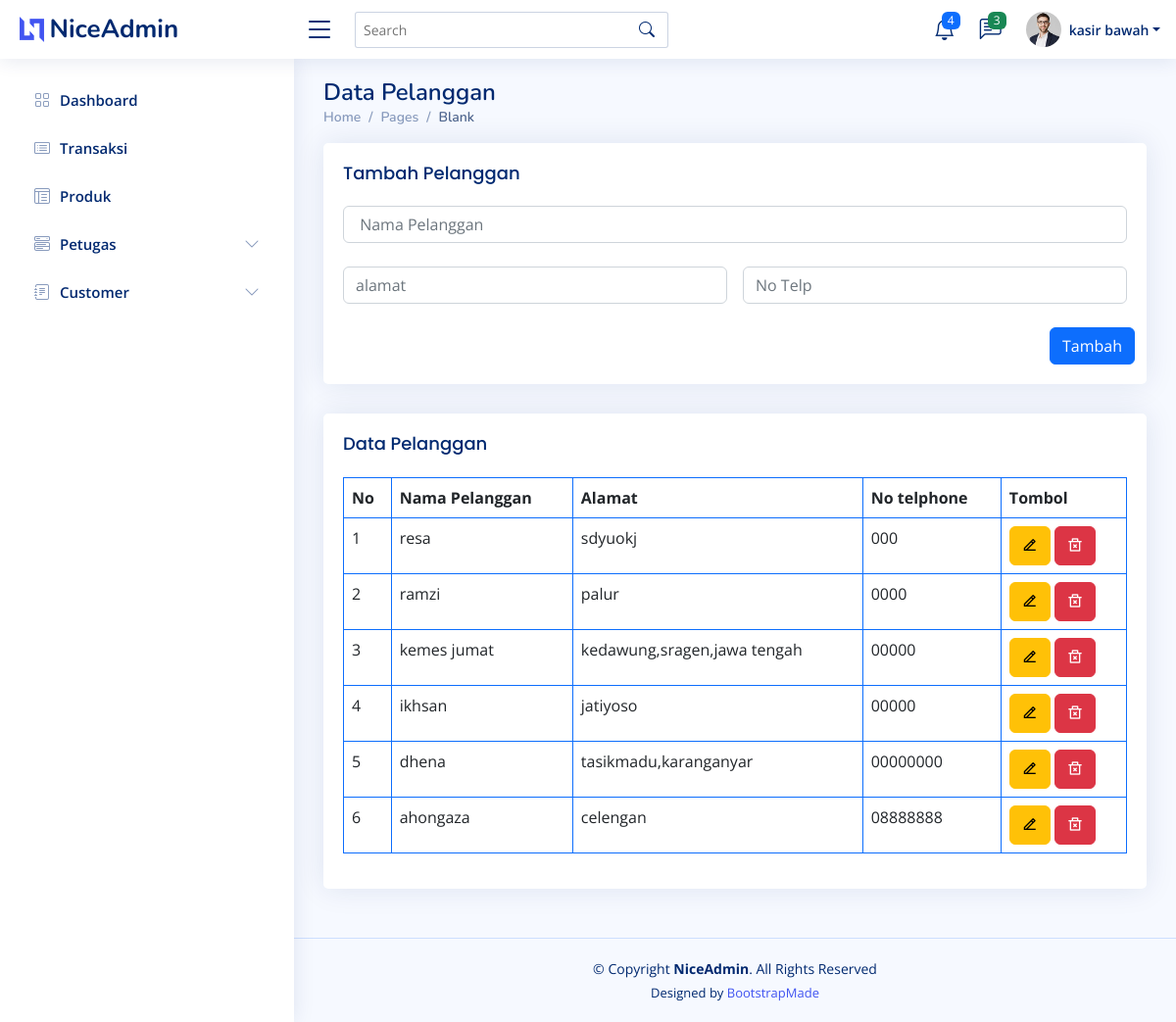
Page /pelanggan.php (signed in) on the committed database.
### tables this page shows
CREATE TABLE `pelanggan` (
  `id_plg` int(11) NOT NULL,
  `nama_plg` varchar(30) NOT NULL,
  `alamat` varchar(50) NOT NULL,
  `no_tlp` varchar(20) NOT NULL
);

### pelanggan.php (the view, shortened to what this page needs)
<?php
require_once('koneksi.php');
?>
<!DOCTYPE html>
<html lang="en">
<head>
    <?php
    require_once('assets/layout/css.php');
    ?>
</head>
<body>
    <header id="header" class="header fixed-top d-flex align-items-center">
        <?php
        require_once('assets/layout/navbar.php');
        ?>
    </header>
    <?php
    require_once('assets/layout/sidebar.php');
    ?>
    <main id="main" class="main">
        <div class="pagetitle">
            <h1>Data Pelanggan</h1>
            <nav>
                <ol class="breadcrumb">
                    <li class="breadcrumb-item"><a href="index.html">Home</a></li>
                    <li class="breadcrumb-item">Pages</li>
                    <li class="breadcrumb-item active">Blank</li>
                </ol>
            </nav>
        </div>
        <section class="section">
            <div class="row">
                <div class="col-lg-12">
                    <div class="card">
                        <div class="card-body">
                            <h5 class="card-title">Tambah Pelanggan</h5>
                            <form class="row g-3" action="pelanggan_function.php" method="post">
                                <div class="col-md-12 mb-2">
                                    <input type="text" class="form-control" name="nama_plg" placeholder=" Nama Pelanggan">
                                </div>
                                <div class="col-md-6 mb-2">
                                    <input type="text" class="form-control" name=" alamat" placeholder="alamat">
                                </div>
                                <div class="col-md-6 mb-2">
                                    <input type="number" class="form-control" name=" no_tlp" placeholder="No Telp">
                                </div>
                                <div class="modal-footer">
                                    <button type="submit" class="btn btn-primary" name="tambah_pelanggan">Tambah </button>
                                </div>
                            </form>
                        </div>
                    </div>
                </div>
                <div class="col-lg-12">
                    <div class="card">
                        <div class="card-body">
                            <h5 class="card-title">Data Pelanggan</h5>
                            <table class="table table-bordered border-primary">
                                <thead>
                                    <tr>
                                        <th scope="col">No</th>
                                        <th scope="col">Nama Pelanggan</th>
                                        <th scope="col">Alamat</th>
                                        <th scope="col">No telphone</th>
                                        <th scope="col">Tombol</th>
                                    </tr>
                                </thead>
                                <tbody>
                                    <?php
                                    $ambilsemuadata = mysqli_query($conn,  "select * from pelanggan order by nama_plg DESC ");
                                    $no = 1;
                                    while ($data = mysqli_fetch_array($ambilsemuadata)) {
                                        $id_plg = $data['id_plg'];
                                        $nama = $data['nama_plg'];
                                        $alamat = $data['alamat'];
                                        $no_tlp = $data['no_tlp'];
                                    ?>
                                        <tr>
                                            <td><?= $no++; ?></td>
                                            <td><?= $nama; ?></td>
                                            <td><?= $alamat; ?></td>
                                            <td><?= $no_tlp; ?></td>
                                            <td>
                                                <button type="button" class="btn btn-warning" data-bs-toggle="modal" data-bs-target="#Edit<?= $id_plg; ?>"><i class=" ri-edit-2-line"></i></button>
                                                <a onclick="return confirm('Apakah anda yakin ingin menghapus?')" class="btn btn-danger" href="pelanggan_function.php?hapus_plg=<?= $id_plg ?>"><i class=" ri-delete-bin-2-line"></i></a>
                                            </td>
                                        </tr>
                                    <?php } ?>
                                </tbody>
                            </table>
                        </div>
                    </div>
                </div>
            </div>
        </section>
    </main>
    <footer id="footer" class="footer">
        <div class="copyright">
            &copy; Copyright <strong><span>NiceAdmin</span></strong>. All Rights Reserved
        </div>
        <div class="credits">
            Designed by <a href="https://bootstrapmade.com/">BootstrapMade</a>
        </div>
    </footer>
</body>
</html>

### assets/layout/css.php (shortened to what this page needs)
<link href="assets/vendor/bootstrap/css/bootstrap.min.css" rel="stylesheet">
<link href="assets/vendor/bootstrap-icons/bootstrap-icons.css" rel="stylesheet">
<link href="assets/vendor/boxicons/css/boxicons.min.css" rel="stylesheet">
<link href="assets/vendor/quill/quill.snow.css" rel="stylesheet">
<link href="assets/vendor/quill/quill.bubble.css" rel="stylesheet">
<link href="assets/vendor/remixicon/remixicon.css" rel="stylesheet">
<link href="assets/vendor/simple-datatables/style.css" rel="stylesheet">
<link href="assets/css/style.css" rel="stylesheet">

### assets/layout/navbar.php (shortened to what this page needs)
<div class="d-flex align-items-center justify-content-between">
      <a href="index.html" class="logo d-flex align-items-center">
        <img src="assets/img/logo.png" alt="">
        <span class="d-none d-lg-block">NiceAdmin</span>
      </a>
      <i class="bi bi-list toggle-sidebar-btn"></i>
    </div>
    <div class="search-bar">
      <form class="search-form d-flex align-items-center" method="POST" action="#">
        <input type="text" name="query" placeholder="Search" title="Enter search keyword">
        <button type="submit" title="Search"><i class="bi bi-search"></i></button>
      </form>
    </div>
    <nav class="header-nav ms-auto">
      <ul class="d-flex align-items-center">
        <li class="nav-item dropdown">
          <a class="nav-link nav-icon" href="#" data-bs-toggle="dropdown">
            <i class="bi bi-bell"></i>
            <span class="badge bg-primary badge-number">4</span>
          </a>
        </li>
        <li class="nav-item dropdown">
          <a class="nav-link nav-icon" href="#" data-bs-toggle="dropdown">
            <i class="bi bi-chat-left-text"></i>
            <span class="badge bg-success badge-number">3</span>
          </a>
        </li>
        <li class="nav-item dropdown pe-3">
          <a class="nav-link nav-profile d-flex align-items-center pe-0" href="#" data-bs-toggle="dropdown">
            <img src="assets/img/profile-img.jpg" alt="Profile" class="rounded-circle">
            <span class="d-none d-md-block dropdown-toggle ps-2"><?= $_SESSION['username']; ?></span>
          </a>
        </li>
      </ul>
    </nav>

### assets/layout/sidebar.php (shortened to what this page needs)
<aside id="sidebar" class="sidebar">
  <ul class="sidebar-nav" id="sidebar-nav">
    <li class="nav-item">
      <a class="nav-link collapsed" href="index.php">
        <i class="bi bi-grid"></i>
        <span>Dashboard</span>
      </a>
    </li>
    <li class="nav-item">
      <a class="nav-link collapsed" href="pembelian.php">
        <i class="bi bi-card-list"></i>
        <span>Transaksi</span>
      </a>
    </li>
    <?php if (($_SESSION['level'] == "admin")) { ?>
      <li class="nav-item">
        <a class="nav-link collapsed" href="produk.php">
          <i class="bi bi-layout-text-window-reverse"></i>
          <span>Produk</span>
        </a>
      </li>
      <li class="nav-item">
        <a class="nav-link collapsed" data-bs-target="#components-nav" data-bs-toggle="collapse">
          <i class="bi bi-menu-button-wide"></i><span>Petugas</span><i class="bi bi-chevron-down ms-auto"></i>
        </a>
      </li>
      <li class="nav-item">
        <a class="nav-link collapsed" data-bs-target="#forms-nav" data-bs-toggle="collapse" href="#">
          <i class="bi bi-journal-text"></i><span>Customer</span><i class="bi bi-chevron-down ms-auto"></i>
        </a>
      </li>
    <?php } ?>
  </ul>
</aside>

### assets/css/style.css (style rules this page uses)
:root { scroll-behavior: smooth; }
body { font-family: "Open Sans", sans-serif; background: #f6f9ff; color: #444444; }
a { color: #4154f1; text-decoration: none; }
h1, h2, h3, h4, h5, h6 { font-family: "Nunito", sans-serif; }
#main { margin-top: 60px; padding: 20px 30px; transition: all 0.3s; }
.pagetitle { margin-bottom: 10px; }
.pagetitle h1 { font-size: 24px; margin-bottom: 0; font-weight: 600; color: #012970; }
.card { margin-bottom: 30px; border: none; border-radius: 5px; box-shadow: 0px 0 30px rgba(1, 41, 112, 0.1); }
.card-title { padding: 20px 0 15px 0; font-size: 18px; font-weight: 500; color: #012970; font-family: "Poppins", sans-serif; }
.card-body { padding: 0 20px 20px 20px; }
.breadcrumb { font-size: 14px; font-family: "Nunito", sans-serif; color: #899bbd; font-weight: 600; }
.breadcrumb a { color: #899bbd; transition: 0.3s; }
.breadcrumb .breadcrumb-item::before { color: #899bbd; }
.breadcrumb .active { color: #51678f; font-weight: 600; }
.logo { line-height: 1; }
@media (min-width: 1200px) { .logo { width: 280px; } }
.logo img { max-height: 26px; margin-right: 6px; }
.logo span { font-size: 26px; font-weight: 700; color: #012970; font-family: "Nunito", sans-serif; }
.header { transition: all 0.5s; z-index: 997; height: 60px; box-shadow: 0px 2px 20px rgba(1, 41, 112, 0.1); background-color: #fff; padding-left: 20px; }
.header .toggle-sidebar-btn { font-size: 32px; padding-left: 10px; cursor: pointer; color: #012970; }
.header .search-bar { min-width: 360px; padding: 0 20px; }
.header .search-form { width: 100%; }
.header .search-form input { border: 0; font-size: 14px; color: #012970; border: 1px solid rgba(1, 41, 112, 0.2); padding: 7px 38px 7px 8px; border-radius: 3px; transition: 0.3s; width: 100%; }
.header .search-form button { border: 0; padding: 0; margin-left: -30px; background: none; }
.header .search-form button i { color: #012970; }
.header-nav ul { list-style: none; }
.header-nav>ul { margin: 0; padding: 0; }
.header-nav .nav-icon { font-size: 22px; color: #012970; margin-right: 25px; position: relative; }
.header-nav .nav-profile { color: #012970; }
.header-nav .nav-profile img { max-height: 36px; }
.header-nav .nav-profile span { font-size: 14px; font-weight: 600; }
.header-nav .badge-number { position: absolute; inset: -2px -5px auto auto; font-weight: normal; font-size: 12px; padding: 3px 6px; }
.sidebar { position: fixed; top: 60px; left: 0; bottom: 0; width: 300px; z-index: 996; transition: all 0.3s; padding: 20px; overflow-y: auto; scrollbar-width: thin; scrollbar-color: #aab7cf transparent; box-shadow: 0px 0px 20px rgba(1, 41, 112, 0.1); background-color: #fff; }
@media (min-width: 1200px) { #main, #footer { margin-left: 300px; } }
.sidebar-nav { padding: 0; margin: 0; list-style: none; }
.sidebar-nav li { padding: 0; margin: 0; list-style: none; }
.sidebar-nav .nav-item { margin-bottom: 5px; }
.sidebar-nav .nav-link { display: flex; align-items: center; font-size: 15px; font-weight: 600; color: #4154f1; transition: 0.3; background: #f6f9ff; padding: 10px 15px; border-radius: 4px; }
.sidebar-nav .nav-link i { font-size: 16px; margin-right: 10px; color: #4154f1; }
.sidebar-nav .nav-link.collapsed { color: #012970; background: #fff; }
.sidebar-nav .nav-link.collapsed i { color: #899bbd; }
.sidebar-nav .nav-link .bi-chevron-down { margin-right: 0; transition: transform 0.2s ease-in-out; }
.footer { padding: 20px 0; font-size: 14px; transition: all 0.3s; border-top: 1px solid #cddfff; }
.footer .copyright { text-align: center; color: #012970; }
.footer .credits { padding-top: 5px; text-align: center; font-size: 13px; color: #012970; }

### rows in the picture
pelanggan: nama_plg "resa", alamat "sdyuokj", no_tlp "000"
pelanggan: nama_plg "ramzi", alamat "palur", no_tlp "0000"
pelanggan: nama_plg "kemes jumat", alamat "kedawung,sragen,jawa tengah", no_tlp "00000"
pelanggan: nama_plg "ikhsan", alamat "jatiyoso", no_tlp "00000"
pelanggan: nama_plg "dhena", alamat "tasikmadu,karanganyar", no_tlp "00000000"
pelanggan: nama_plg "ahongaza", alamat "celengan", no_tlp "08888888"

### other values in the picture
$_SESSION['username'] "kasir bawah"
